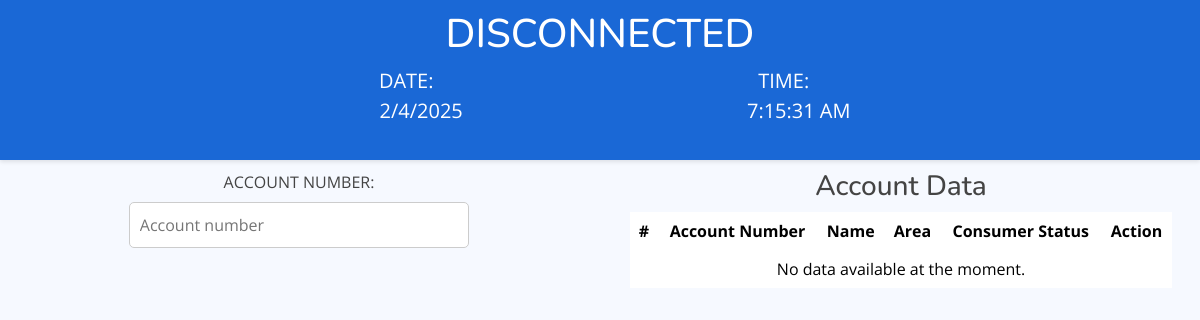
Page /disconnected.php on the earlier database version.
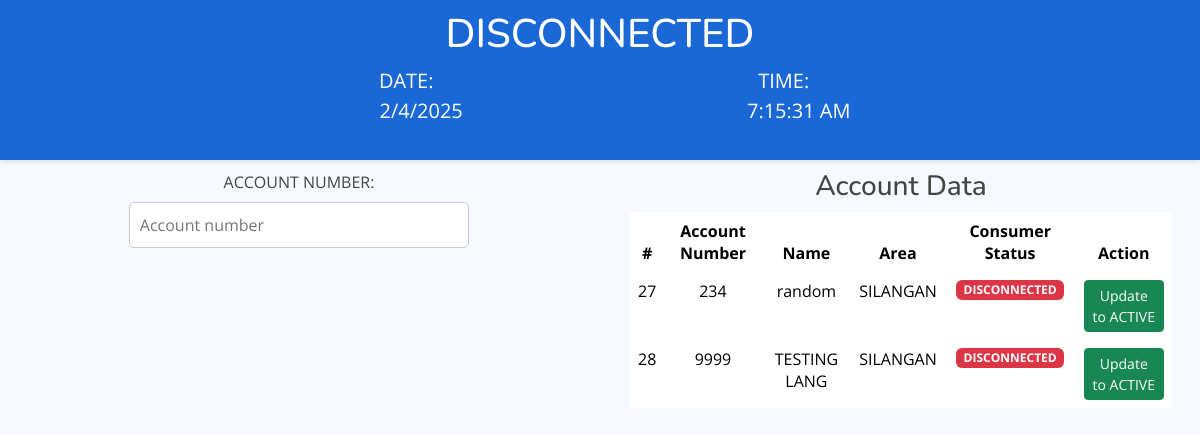
Same page on the later database version.
### tables this page shows
CREATE TABLE `tbl_members_profile` (
  `id` int(11) NOT NULL,
  `account_number` int(255) NOT NULL,
  `name` varchar(255) NOT NULL,
  `area` varchar(255) NOT NULL,
  `block` varchar(255) NOT NULL,
  `age` int(100) NOT NULL,
  `status` varchar(255) NOT NULL,
  `gender` varchar(255) NOT NULL,
  `contact` int(255) NOT NULL,
  `birthplace` varchar(255) NOT NULL,
  `education_attainment` varchar(255) NOT NULL,
  `family_member_1` varchar(255) NOT NULL,
  `family_member_2` varchar(255) NOT NULL,
  `family_member_3` varchar(255) NOT NULL,
  `income` varchar(255) NOT NULL,
  `cedula` varchar(255) NOT NULL,
  `clearance` varchar(255) NOT NULL,
  `meter_number` int(255) NOT NULL,
  `date_filed` date NOT NULL,
  `birthday` date NOT NULL,
  `amount` int(255) NOT NULL,
  `month_for_data` varchar(255) NOT NULL,
  `beneficiary_1` varchar(255) NOT NULL,
  `beneficiary_2` varchar(255) NOT NULL,
  `beneficiary_3` varchar(255) NOT NULL,
  `consumer_status` varchar(255) NOT NULL
);

### disconnected.php (the view, shortened to what this page needs)
<?php include("header.php"); ?>
<!DOCTYPE html>
<html lang="en">
<head>
    <link href="assets/vendor/bootstrap/css/bootstrap.css" rel="stylesheet">
    <link href="assets/css/style.css" rel="stylesheet">
    <link rel="stylesheet" type="text/css" href="https://cdn.datatables.net/1.13.1/css/jquery.dataTables.min.css">
</head>
<body>
    <div class="nav-container">
        <h1>DISCONNECTED</h1>
        <div class="form-group">
            <label for="date" class="form-label" style="font-size: 20px;">DATE: <p id="date" class="date-time" style="margin-left: 30px;"></p></label>
            <label for="time" class="form-label" style="font-size: 20px; margin-left:250px;">TIME: <p id="time" class="date-time" style="margin-left: 30px;"></p></label>
        </div>
    </div>
    <div class="row">
        <div class="column">
            <div class="form-group">
                <label for="account_number" class="form-label">ACCOUNT NUMBER:</label>
                <input type="number" id="account_number" name="account_number" class="form-input" placeholder="Account number">
            </div>
        </div>
        <div class="column column-right">
            <h3>Account Data</h3>
            <table class="table table-borderless" id="Customer_Manager_Report">
                <thead>
                    <tr>
                        <th scope="col" style="text-align: center;">#</th>
                        <th scope="col" style="text-align: center;">Account Number</th>
                        <th scope="col" style="text-align: center;">Name</th>
                        <th scope="col" style="text-align: center;">Area</th>
                        <th scope="col" style="text-align: center;">Consumer Status</th>
                        <th scope="col" style="text-align: center;">Action</th>
                    </tr>
                </thead>
                <tbody>
                    <?php
                    $query = "SELECT * FROM tbl_members_profile WHERE consumer_status != 'ACTIVE'";
                    $stmt = $con->prepare($query);
                    $stmt->execute();
                    $result = $stmt->get_result();
                    if ($result->num_rows > 0) {
                        while ($row = $result->fetch_assoc()) {
                            $status_badge = ($row["consumer_status"] == "DISCONNECTED") ?
                                '<span class="badge bg-danger">DISCONNECTED</span>' :
                                $row["consumer_status"];
                    ?>
                    <tr>
                        <td style="text-align: center;"><?php echo $row["id"]; ?></td>
                        <td style="text-align: center;"><?php echo $row["account_number"]; ?></td>
                        <td style="text-align: center;"><?php echo $row["name"]; ?></td>
                        <td style="text-align: center;"><?php echo $row["area"]; ?></td>
                        <td style="text-align: center;" id="status_<?php echo $row['id']; ?>"><?php echo $status_badge; ?></td>
                        <td style="text-align: center;">
    <button class="btn btn-success btn-sm" onclick="updateStatus(<?php echo $row['id']; ?>)">Update to ACTIVE</button>
</td>
                    </tr>
                    <?php
                        }
                    } else {
                    ?>
                    <tr>
                        <td colspan="6">
                            <center>No data available at the moment.</center>
                        </td>
                    </tr>
                    <?php
                    }
                    ?>
                </tbody>
            </table>
        </div>
    </div>
</body>
</html>

Differences in the rows shown:
added tbl_members_profile: id "27", account_number "234", name "random", area "SILANGAN", consumer_status "DISCONNECTED"
added tbl_members_profile: id "28", account_number "9999", name "TESTING LANG", area "SILANGAN", consumer_status "DISCONNECTED"
Other differences:
text no longer shown: "No data available at the moment."
